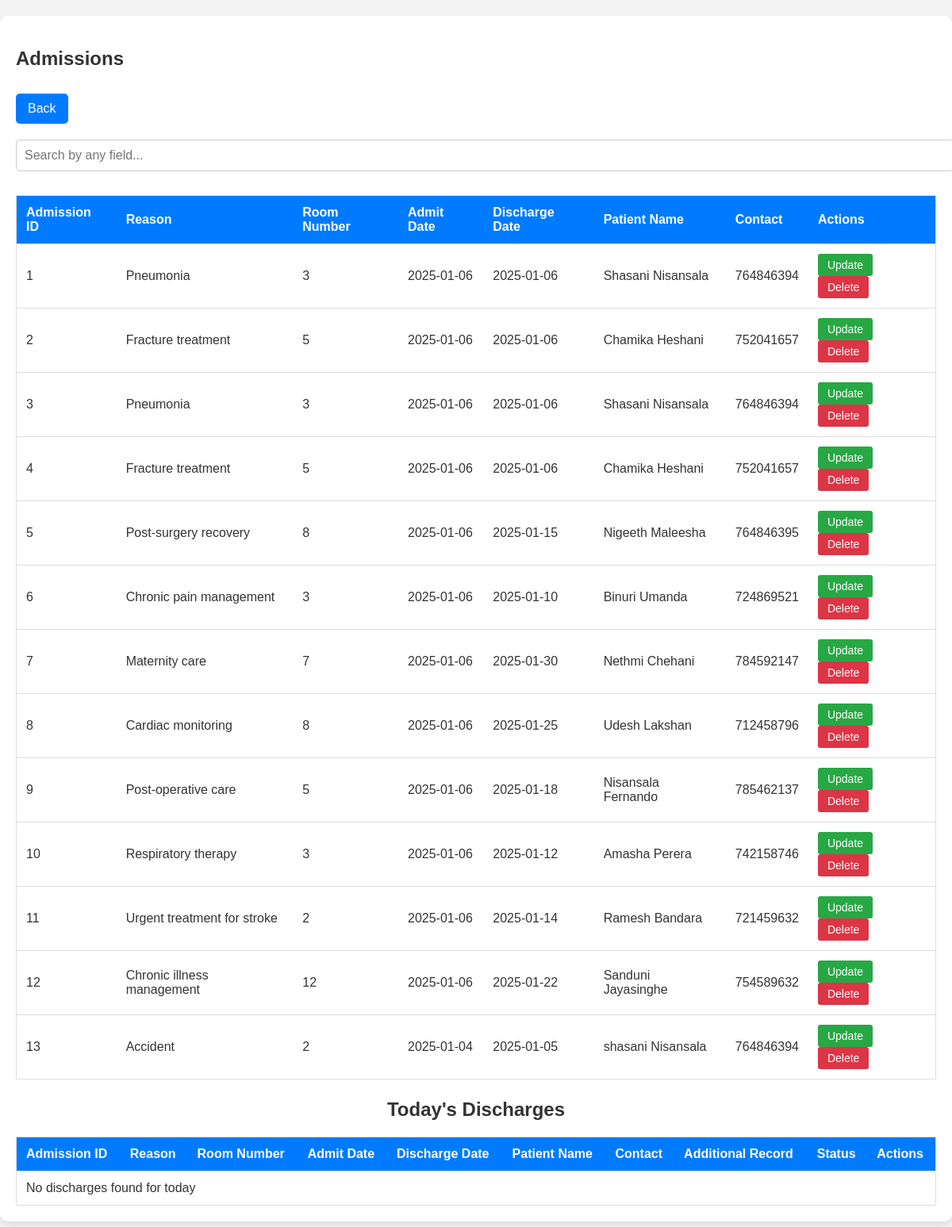
Screenshot of /hospital/view_discharge.php with the database file from the repository.
### tables this page shows
CREATE TABLE `admissions` (
  `admission_id` int(11) NOT NULL,
  `reason` varchar(100) NOT NULL,
  `roomNumber` int(11) NOT NULL,
  `admit_date` date NOT NULL,
  `discharge_date` date NOT NULL,
  `patient_name` varchar(30) NOT NULL,
  `contact_number` int(12) NOT NULL,
  `additional_record` varchar(255) DEFAULT NULL,
  `status` varchar(50) DEFAULT 'Admitted'
);

### hospital/view_discharge.php (the view, shortened to what this page needs)
<?php
include "conf.php";
$sql = "SELECT * FROM admissions";
$result = $conn->query($sql);
$today = date("Y-m-d");
$discharge_sql = "SELECT * FROM admissions WHERE discharge_date = '$today'";
$discharge_result = $conn->query($discharge_sql);
?>
<!DOCTYPE html>
<html lang="en">
<head>
    <link rel="stylesheet" href="longtable.css">
</head>
<body>
    <div class="container">
        <h2>Admissions</h2>
        <button class="back" onclick="window.location.href='admissiondash.php'">Back</button>
        <input type="text" id="search" onkeyup="filterTable()" placeholder="Search by any field...">
        <table id="admissionsTable">
            <thead>
                <tr>
                    <th>Admission ID</th>
                    <th>Reason</th>
                    <th>Room Number</th>
                    <th>Admit Date</th>
                    <th>Discharge Date</th>
                    <th>Patient Name</th>
                    <th>Contact</th>
                    <th>Actions</th>
                </tr>
            </thead>
            <tbody>
                <?php
                if ($result->num_rows > 0) {
                    while ($row = $result->fetch_assoc()) {
                        echo "<tr>";
                        echo "<td>" . $row['admission_id'] . "</td>";
                        echo "<td>" . $row['reason'] . "</td>";
                        echo "<td>" . $row['roomNumber'] . "</td>";
                        echo "<td>" . $row['admit_date'] . "</td>";
                        echo "<td>" . $row['discharge_date'] . "</td>";
                        echo "<td>" . $row['patient_name'] . "</td>";
                        echo "<td>" . $row['contact_number'] . "</td>";
                        echo "<td>";
                        echo "<button class='accept' onclick=\"updateAdmission('" . $row['admission_id'] . "')\">Update</button> ";
                        echo "<button class='reject' onclick=\"deleteAdmission('" . $row['admission_id'] . "')\">Delete</button>";
                        echo "</td>";
                        echo "</tr>";
                    }
                } else {
                    echo "<tr><td colspan='8'>No admissions found</td></tr>";
                }
                ?>
            </tbody>
        </table>
        <h3>Today's Discharges</h3>
        <table id="dischargesTable">
            <thead>
                <tr>
                    <th>Admission ID</th>
                    <th>Reason</th>
                    <th>Room Number</th>
                    <th>Admit Date</th>
                    <th>Discharge Date</th>
                    <th>Patient Name</th>
                    <th>Contact</th>
                    <th>Additional Record</th>
                    <th>Status</th>
                    <th>Actions</th>
                </tr>
            </thead>
            <tbody>
                <?php
                if ($discharge_result->num_rows > 0) {
                    while ($row = $discharge_result->fetch_assoc()) {
                        echo "<tr>";
                        echo "<td>" . $row['admission_id'] . "</td>";
                        echo "<td>" . $row['reason'] . "</td>";
                        echo "<td>" . $row['roomNumber'] . "</td>";
                        echo "<td>" . $row['admit_date'] . "</td>";
                        echo "<td>" . $row['discharge_date'] . "</td>";
                        echo "<td>" . $row['patient_name'] . "</td>";
                        echo "<td>" . $row['contact_number'] . "</td>";
                        echo "<td>" . $row['additional_record'] . "</td>";
                        echo "<td>" . $row['status'] . "</td>";
                        echo "<td>";
                        echo "<button class='reject' onclick=\"dischargePatient('" . $row['admission_id'] . "')\">Discharge</button>";
                        echo "</td>";
                        echo "</tr>";
                    }
                } else {
                    echo "<tr><td colspan='10'>No discharges found for today</td></tr>";
                }
                ?>
            </tbody>
        </table>
    </div>
</body>
</html>

### hospital/longtable.css (style rules this page uses)
body { font-family: Arial, sans-serif; margin: 0; padding: 0; background-color: #f4f4f4; color: #333; }
.container { max-width: 1200px; margin: 20px auto; background-color: #ffffff; padding: 20px; box-shadow: 0 4px 8px rgba(0, 0, 0, 0.1); border-radius: 10px; }
h3 { text-align: center; color: #333; font-size: 24px; margin-bottom: 20px; }
.add-patient, .back { background-color: #007bff; color: #ffffff; border: none; padding: 10px 15px; font-size: 16px; cursor: pointer; border-radius: 5px; margin: 10px 0; text-align: center; display: inline-block; }
#search { width: 100%; padding: 10px; margin: 10px 0; font-size: 16px; border: 1px solid #ccc; border-radius: 5px; }
table { width: 100%; border-collapse: collapse; margin-top: 20px; border: 1px solid #ddd; }
th, td { padding: 12px; text-align: left; border-bottom: 1px solid #ddd; }
th { background-color: #007bff; color: white; font-weight: bold; }
button { padding: 6px 12px; font-size: 14px; border: none; border-radius: 3px; cursor: pointer; }
button.accept { background-color: #28a745; color: white; }
button.reject { background-color: #dc3545; color: white; }

### rows the page displays
admissions: admission_id "1", reason "Pneumonia", roomNumber "3", admit_date "2025-01-06", discharge_date "2025-01-06", patient_name "Shasani Nisansala", contact_number "764846394"
admissions: admission_id "2", reason "Fracture treatment", roomNumber "5", admit_date "2025-01-06", discharge_date "2025-01-06", patient_name "Chamika Heshani", contact_number "752041657"
admissions: admission_id "3", reason "Pneumonia", roomNumber "3", admit_date "2025-01-06", discharge_date "2025-01-06", patient_name "Shasani Nisansala", contact_number "764846394"
admissions: admission_id "4", reason "Fracture treatment", roomNumber "5", admit_date "2025-01-06", discharge_date "2025-01-06", patient_name "Chamika Heshani", contact_number "752041657"
admissions: admission_id "5", reason "Post-surgery recovery", roomNumber "8", admit_date "2025-01-06", discharge_date "2025-01-15", patient_name "Nigeeth Maleesha", contact_number "764846395"
admissions: admission_id "6", reason "Chronic pain management", roomNumber "3", admit_date "2025-01-06", discharge_date "2025-01-10", patient_name "Binuri Umanda", contact_number "724869521"
admissions: admission_id "7", reason "Maternity care", roomNumber "7", admit_date "2025-01-06", discharge_date "2025-01-30", patient_name "Nethmi Chehani", contact_number "784592147"
admissions: admission_id "8", reason "Cardiac monitoring", roomNumber "8", admit_date "2025-01-06", discharge_date "2025-01-25", patient_name "Udesh Lakshan", contact_number "712458796"
admissions: admission_id "9", reason "Post-operative care", roomNumber "5", admit_date "2025-01-06", discharge_date "2025-01-18", patient_name "Nisansala Fernando", contact_number "785462137"
admissions: admission_id "10", reason "Respiratory therapy", roomNumber "3", admit_date "2025-01-06", discharge_date "2025-01-12", patient_name "Amasha Perera", contact_number "742158746"
admissions: admission_id "11", reason "Urgent treatment for stroke", roomNumber "2", admit_date "2025-01-06", discharge_date "2025-01-14", patient_name "Ramesh Bandara", contact_number "721459632"
admissions: admission_id "12", reason "Chronic illness management", roomNumber "12", admit_date "2025-01-06", discharge_date "2025-01-22", patient_name "Sanduni Jayasinghe", contact_number "754589632"
admissions: admission_id "13", reason "Accident", roomNumber "2", admit_date "2025-01-04", discharge_date "2025-01-05", patient_name "shasani Nisansala", contact_number "764846394"
